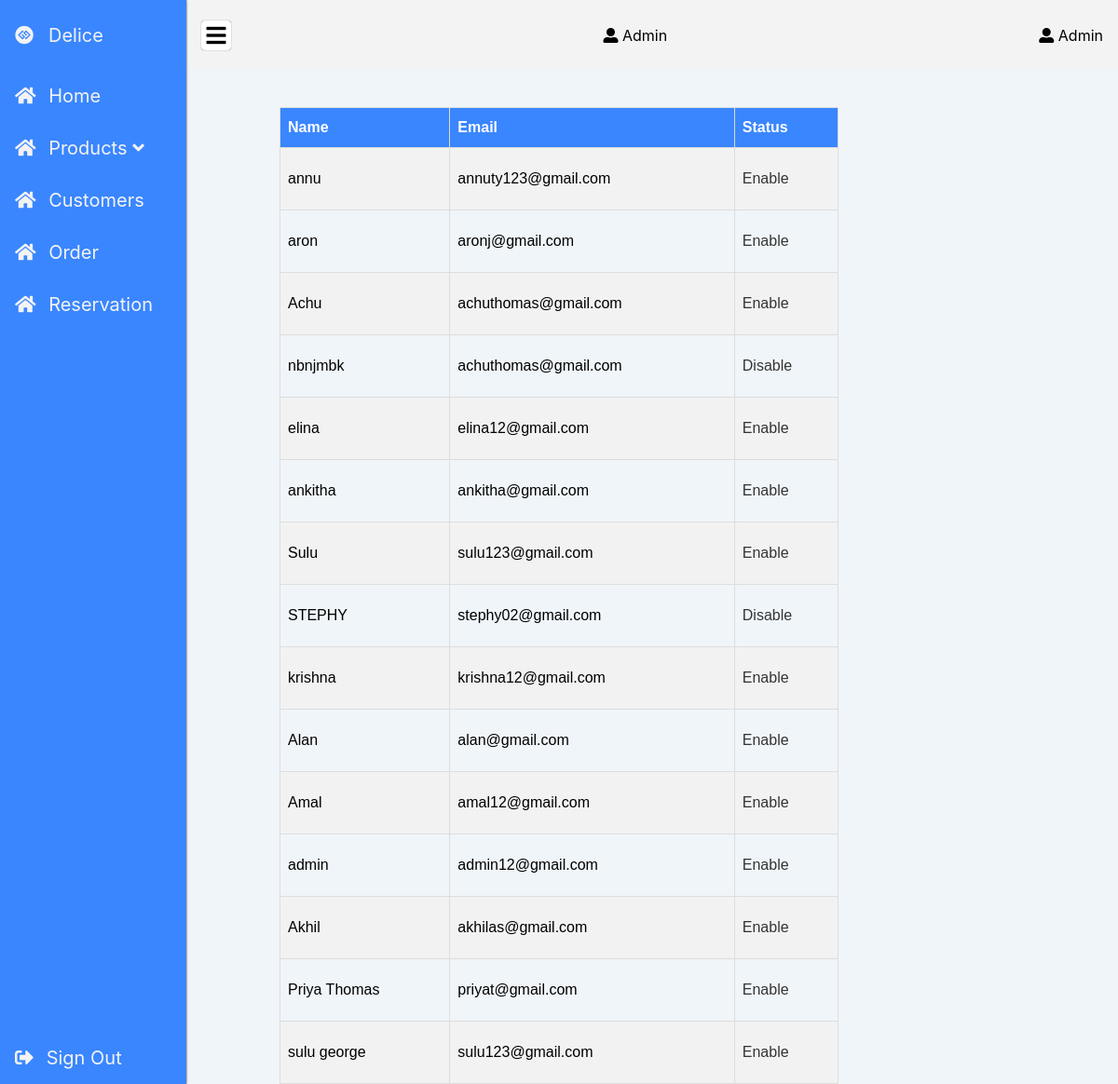
The app's page /regdetails2.php with its own data.
### tables this page shows
CREATE TABLE `register` (
  `id` int(10) NOT NULL,
  `name` varchar(150) NOT NULL,
  `email` varchar(150) NOT NULL,
  `password` varchar(150) NOT NULL,
  `status` varchar(50) NOT NULL,
  `role` varchar(50) NOT NULL
);

### regdetails2.php (the view, shortened to what this page needs)
<?php
  include 'db_connect.php';
?>
<!DOCTYPE html>
<html lang="en">
  <head>
    <link rel="stylesheet" href="stylesheet/admin.css" >
    <link rel="stylesheet" href="https://cdnjs.cloudflare.com/ajax/libs/font-awesome/5.15.3/css/all.min.css" />
   </head>
<body>
  <header id="header">
    <i class="fa fa-bars" id="nav-toggler"></i>
    <div>
      <i class="fa fa-user-alt"></i>
      <span>Admin</span>
    </div>
    <div>
      <i class="fa fa-user-alt"></i>
      <span>Admin</span>
    </div>
  </header>
  <nav id="nav">
  <div>
    <div class="logo">
      <i class="fab fa-gg-circle"></i>
      <span>Delice</span>
    </div>
    <ul class="nav">
      <li class="nav_item">
        <a href="staff.php" class="nav_item-link">
          <i class="fa fa-home"></i>
          <span>Home</span>
        </a>
      </li>
      <li class="nav_item">
        <a href="#" class="nav_item-link">
          <i class="fa fa-home"></i>
          <span>Products <i class="fa fa-angle-down"></i></span>
        </a>
      </li>
      <li class="nav_item">
        <a href="#" class="nav_item-link">
          <i class="fa fa-home"></i>
          <span>Customers</span>
        </a>
      </li>
      <li class="nav_item">
        <a href="order_details2.php" class="nav_item-link">
          <i class="fa fa-home"></i>
          <span>Order</span>
        </a>
      </li>
      <li class="nav_item">
        <a href="reservedetails2.php" class="nav_item-link">
          <i class="fa fa-home"></i>
          <span>Reservation</span>
        </a>
      </li>
    </ul>
  </div>
    <a href="login.php" class="sign-out">
      <i class="fas fa-sign-out-alt"></i>
      <span>Sign Out</span>
    </a>
  </nav><br><br>
  <center>
<table id="customers">
  <tr>
    <th>Name</th>
    <th>Email</th>
    <th>Status</th>
  </tr>
  <?php
  $result = mysqli_query($con, "SELECT * FROM `register`");
  while($row=mysqli_fetch_array($result)){
	  ?>
  <tr>
    <td><?php echo $row["name"];?> </td>
	  <td><?php echo $row["email"];?> </td>
    <td>
      <?php
      if($row['status']==1){
        echo '<p><a href="status.php?id='.$row['id'].'&status=0">Enable</a></p>';
      }else{
        echo '<p><a href="status.php?id='.$row['id'].'&status=1">Disable</a></p>';
      }
      ?>
    </td>
  </tr>
<?php
}
?>
</table>
</center>
</body>
</html>

### stylesheet/admin.css (style rules this page uses)
:root { --nav-width: 200px; --nav-collapse-width: 80px; --header-height: 75px; --nav-bg-color: #3a86ff; --active-color: #ffff3f; }
*, *:before, *:after { box-sizing: border-box; }
body { margin: 0; padding: 0; font-family: Montserrat, -apple-system, BlinkMacSystemFont, 'Segoe UI', Roboto, Oxygen, Ubuntu, Cantarell, 'Open Sans', 'Helvetica Neue', sans-serif; background: #f0f5f9; }
ul { list-style-type: none; margin: 0; padding: 0; }
a { text-decoration: none; color: #343434; }
header { display: flex; justify-content: space-between; padding: 0 1rem; align-items: center; height: var(--header-height); background-color: #f3f3f3; padding-left: calc(var(--nav-width) + 1rem); transition: padding-left 0.3s ease-in-out; }
header #nav-toggler { font-size: 1.5rem; box-shadow: 0 0 1px #343434; background-color: #fff; padding: 0.25rem 0.35rem; border-radius: 0.25rem; }
nav { display: flex; flex-direction: column; justify-content: space-between; position: fixed; top: 0; left: 0; height: 100%; background-color: var(--nav-bg-color); width: var(--nav-width); transition: width 0.2s ease-in-out; box-shadow: 0 0 2px #343434; }
nav .logo { display: flex; justify-content: flex-start; align-items: center; height: var(--header-height); }
nav .logo span { margin-left: 1rem; }
.nav_item-link, .logo, .sign-out { font-size: 1.25rem; display: block; padding: 1rem; color: #f3f3f3; white-space: nowrap; }
.nav_item-link span, .logo span, .sign-out span { margin-left: 0.5rem; }
#customers { font-family: Arial, Helvetica, sans-serif; border-collapse: collapse; width: 50%; }
#customers td, #customers th { border: 1px solid #ddd; padding: 8px; }
#customers tr:nth-child(even) { background-color: #f2f2f2; }
#customers th { padding-top: 12px; padding-bottom: 12px; text-align: left; background-color: #3a86ff; color: white; }

### records on screen
register: name "annu", email "annuty123@gmail.com"
register: name "aron", email "aronj@gmail.com"
register: name "Achu", email "achuthomas@gmail.com"
register: name "nbnjmbk", email "achuthomas@gmail.com"
register: name "elina", email "elina12@gmail.com"
register: name "ankitha", email "ankitha@gmail.com"
register: name "Sulu", email "sulu123@gmail.com"
register: name "STEPHY", email "stephy02@gmail.com"
register: name "krishna", email "krishna12@gmail.com"
register: name "Alan", email "alan@gmail.com"
register: name "Amal", email "amal12@gmail.com"
register: name "admin", email "admin12@gmail.com"
register: name "Akhil", email "akhilas@gmail.com"
register: name "Priya Thomas", email "priyat@gmail.com"
register: name "sulu george", email "sulu123@gmail.com"
